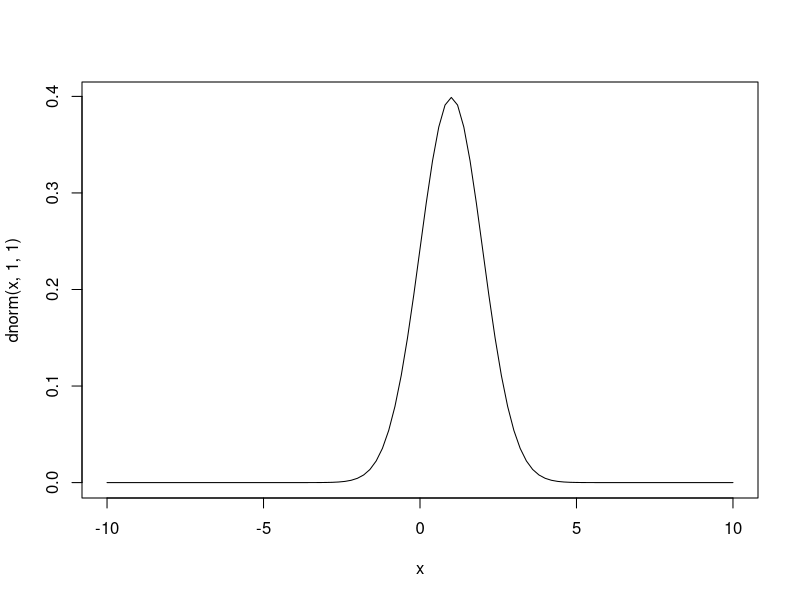
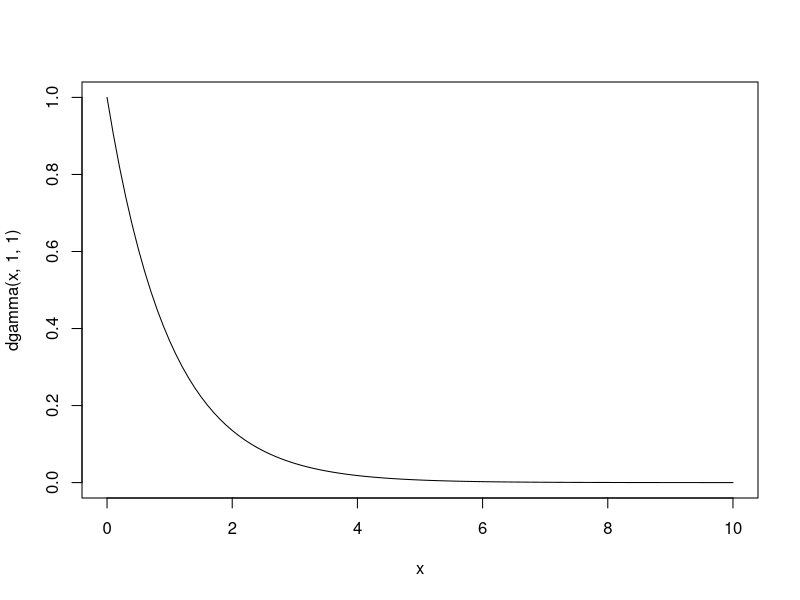
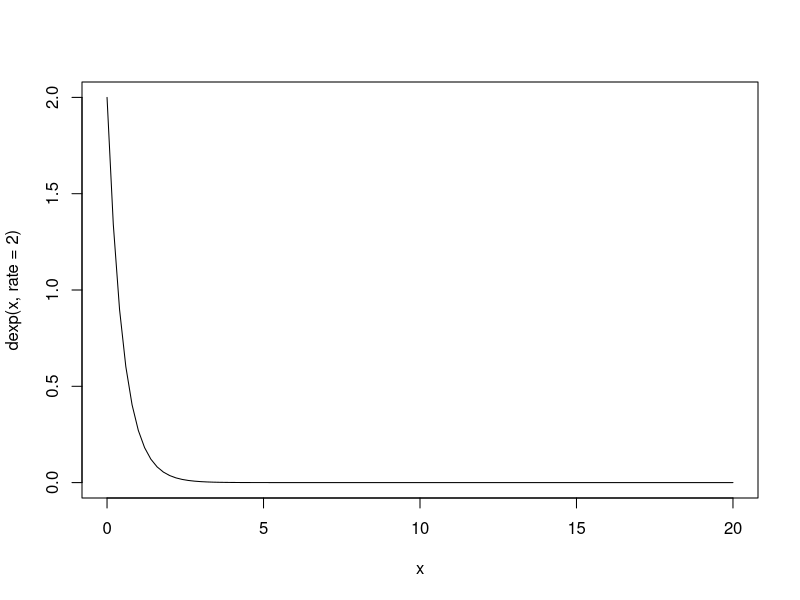
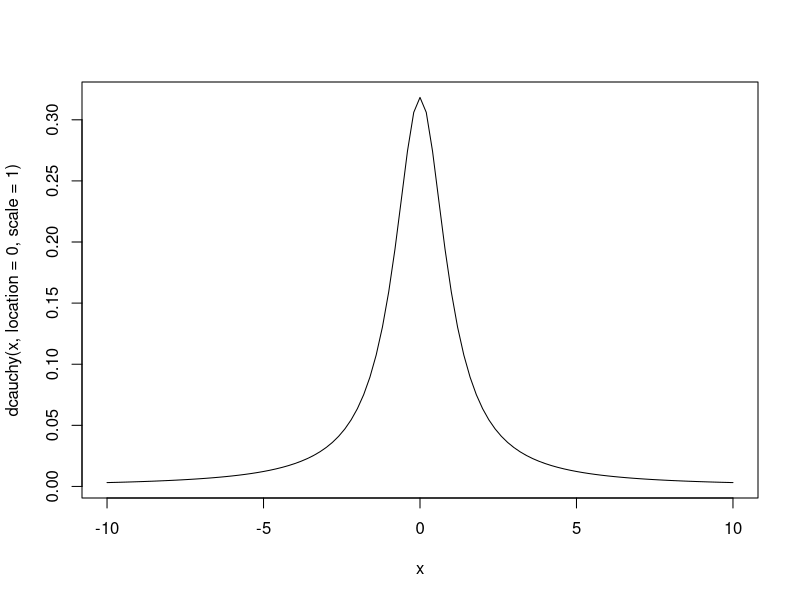
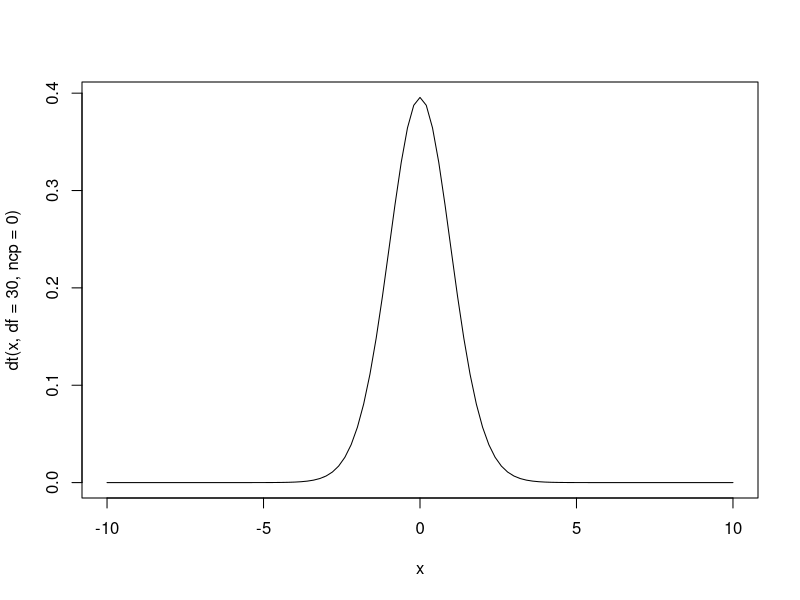
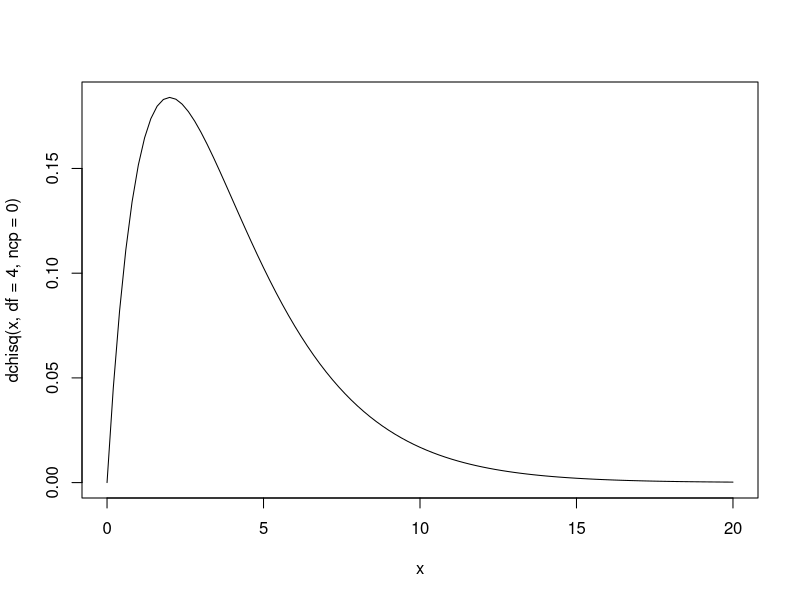
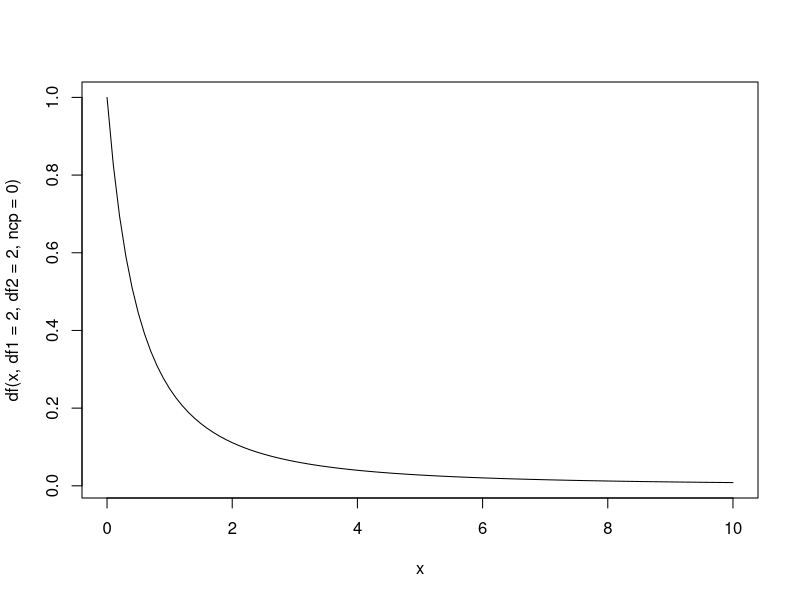
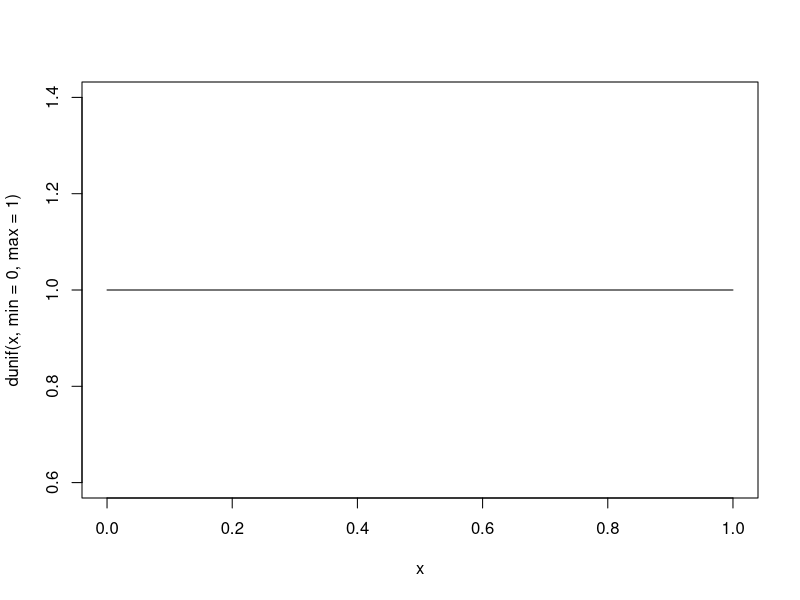

Recreate these plots in R, in order.
curve(dnorm(x,1,1), -10,10)
curve(dgamma(x,1,1), 0, 10)
curve(dexp(x, rate = 2), 0, 20)
curve(dcauchy(x,location = 0, scale = 1), -10, 10)
curve(dt(x, df = 30, ncp = 0), -10, 10)
curve(dchisq(x, df = 4,ncp = 0), 0, 20)
curve(df(x, df1 = 2, df2 = 2, ncp = 0), 0,10)
curve(dunif(x, min = 0, max = 1))
curve(dlogis(x, location = 0, scale = 1), -10, 10)
curve(dlnorm(x, meanlog = 0, sdlog = 1), 0, 10)
curve(dbeta(x, shape1 = 1, shape2 = 0.1, ncp = 0.1), 0, 1)
curve(dpois(x, lambda = 2), 0, 100)
curve(dbinom(x, size = 100, prob = 0.2), 0, 100)


